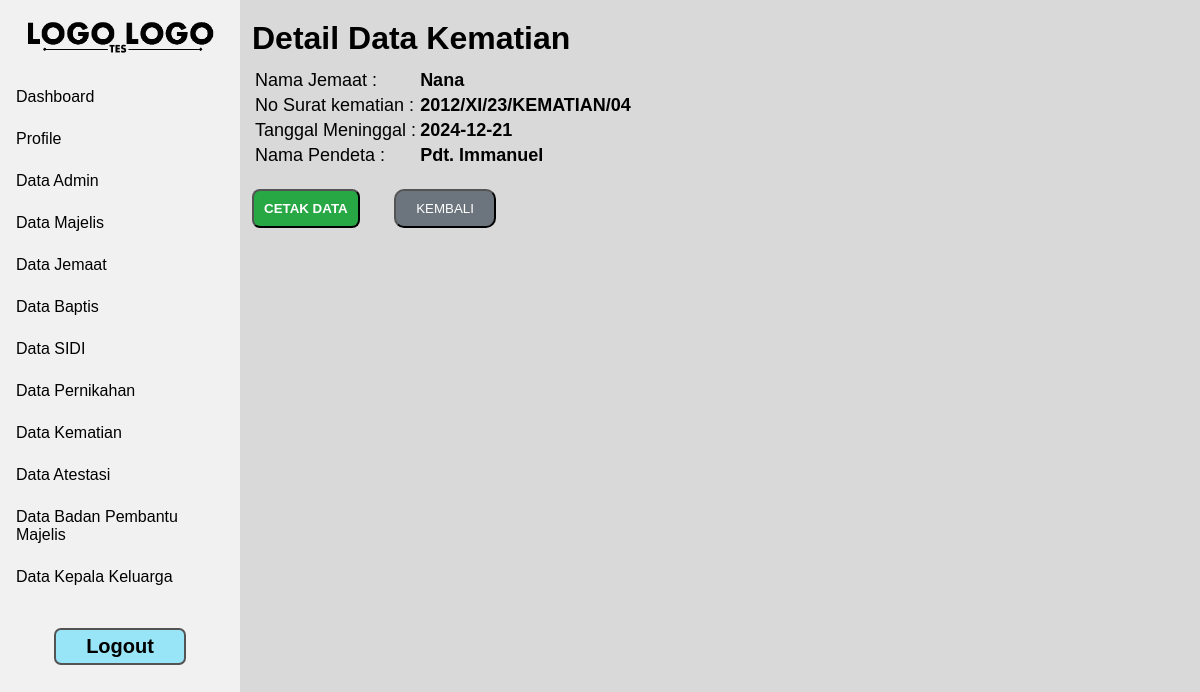
Page /admin/detail_kematian.php?id=4203474819301382 (signed in) on the committed database.
### tables this page shows
CREATE TABLE `kematian` (
  `nik` varchar(16) NOT NULL,
  `no_surat_kematian` varchar(150) NOT NULL,
  `tanggal_meninggal` date NOT NULL,
  `nama_pendeta` varchar(250) NOT NULL
);

CREATE TABLE `jemaat` (
  `nik` varchar(16) NOT NULL,
  `no_kk` varchar(16) NOT NULL,
  `nama_jemaat` varchar(200) NOT NULL,
  `password` varchar(200) NOT NULL,
  `jenis_kelamin` varchar(9) NOT NULL,
  `tempat_lahir` varchar(150) NOT NULL,
  `tanggal_lahir` date NOT NULL,
  `pendidikan_terakhir` varchar(100) NOT NULL,
  `pekerjaan` varchar(150) NOT NULL,
  `blok` varchar(2) NOT NULL,
  `pepanthan` varchar(50) NOT NULL,
  `status_hubungan_keluarga` varchar(100) NOT NULL,
  `status_jemaat` varchar(50) NOT NULL,
  `no_handphone` varchar(13) NOT NULL,
  `provinsi_kk` varchar(150) NOT NULL,
  `kab_kota_kk` varchar(150) NOT NULL,
  `kecamatan_kk` varchar(150) NOT NULL,
  `kelurahan_kk` varchar(150) NOT NULL,
  `rw_kk` varchar(4) NOT NULL,
  `rt_kk` varchar(4) NOT NULL,
  `provinsi_domisili` varchar(150) NOT NULL,
  `kab_kota_domisili` varchar(150) NOT NULL,
  `kecamatan_domisili` varchar(150) NOT NULL,
  `kelurahan_domisili` varchar(150) NOT NULL,
  `rw_domisili` varchar(4) NOT NULL,
  `rt_domisili` varchar(4) NOT NULL
);

### admin/detail_kematian.php (the view, shortened to what this page needs)
<!DOCTYPE html>
<html lang="en">
<head>
</head>
<body>
    <?php
        include "../session/session_login.php";
        include "navbar.php";
        $query=mysqli_query($konek_db, "SELECT * FROM kematian INNER JOIN jemaat ON kematian.nik = jemaat.nik WHERE kematian.nik ='".$_GET['id']."'");
        $data = mysqli_fetch_array ($query);
    ?>
    <div class="body-content">
        <h1>Detail Data Kematian</h1>
        <form action="" method="POST">
            <table id="tb-list">
                <tr>
                    <td><label id="label-input">Nama Jemaat :</label></td>
                    <td><label id="data-list"><b><?php echo $data['nama_jemaat'] ?></b></label></td>
                </tr>
                <tr>
                    <td><label id="label-gejala">No Surat kematian :</label></td>
                    <td><label id="data-list"><b><?php echo $data['no_surat_kematian'] ?></b></label></td>
                </tr>
                <tr>
                    <td><label id="label-gejala">Tanggal Meninggal :</label></td>
                    <td><label id="data-list"><b><?php echo $data['tanggal_meninggal'] ?></b></label></td>
                </tr>
                <tr>
                    <td><label id="label-gejala">Nama Pendeta :</label></td>
                    <td><label id="data-list"><b><?php echo $data['nama_pendeta'] ?></b></label></td>
                </tr>
            </table>
            <button id="btn-cetak" name='cetak'>CETAK DATA</button>
            <a id="-" href="data_kematian.php"><button id="btn-kembali" type="button">KEMBALI</button></a>
        </form>
    </div>
</body>
</html>

### css/style-navbar.css (style rules this page uses)
* { font-family: sans-serif; box-sizing: border-box; text-decoration: none; margin: 0; }
body { background-color: #D9D9D9; }
.body-content { padding-top: 20px; margin-left: 21%; overflow-y: scroll; -ms-overflow-style: none; scrollbar-width: none; height: 100%; }

### css/style-tb-btn.css (style rules this page uses)
#btn-kembali { background: #6c757d; color: #ffffff; cursor: pointer; border-radius: 10px; margin-top: 20px; padding: 10px 20px; }
#btn-cetak { background: #28a745; color: #ffffff; cursor: pointer; margin-top: 15px; padding: 10px 10px; border-radius: 8px; font-weight: bold; margin-right: 30px; }
#tb-list { margin-top: 10px; font-size: 18px; }
tr { vertical-align: top; }

### css/style-admin.css (style rules this page uses)
#data-list { font-size: 18px; }

### rows in the picture
kematian: jemaat.nama_jemaat "Nana", no_surat_kematian "2012/XI/23/KEMATIAN/04", tanggal_meninggal "2024-12-21", nama_pendeta "Pdt. Immanuel"
